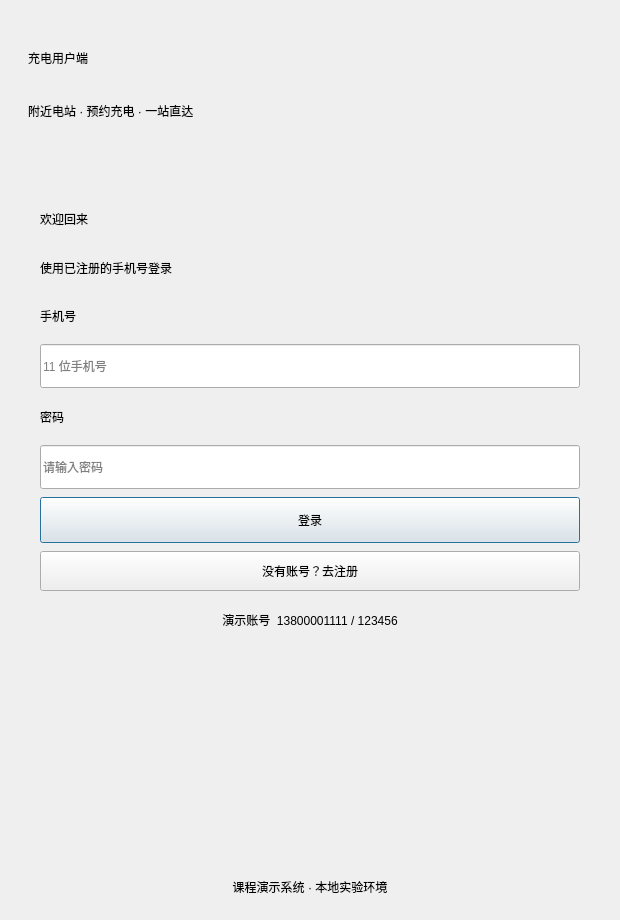
<?xml version="1.0" encoding="UTF-8"?>
<ui version="4.0">
 <class>LoginDialog</class>
 <widget class="QDialog" name="LoginDialog">
  <property name="geometry">
   <rect>
    <x>0</x>
    <y>0</y>
    <width>620</width>
    <height>920</height>
   </rect>
  </property>
  <property name="minimumSize">
   <size>
    <width>620</width>
    <height>920</height>
   </size>
  </property>
  <property name="maximumSize">
   <size>
    <width>620</width>
    <height>920</height>
   </size>
  </property>
  <property name="windowTitle">
   <string>用户登录</string>
  </property>
  <layout class="QVBoxLayout" name="outerLayout" stretch="0,1">
   <property name="spacing">
    <number>0</number>
   </property>
   <property name="leftMargin">
    <number>0</number>
   </property>
   <property name="topMargin">
    <number>0</number>
   </property>
   <property name="rightMargin">
    <number>0</number>
   </property>
   <property name="bottomMargin">
    <number>0</number>
   </property>
   <item>
    <widget class="QWidget" name="hero">
     <property name="minimumSize">
      <size>
       <width>0</width>
       <height>160</height>
      </size>
     </property>
     <layout class="QVBoxLayout" name="heroLayout">
     <property name="spacing">
      <number>10</number>
     </property>
     <property name="leftMargin">
      <number>28</number>
     </property>
     <property name="topMargin">
      <number>36</number>
     </property>
     <property name="rightMargin">
      <number>28</number>
     </property>
     <property name="bottomMargin">
      <number>28</number>
     </property>
     <item>
      <widget class="QLabel" name="titleLabel">
       <property name="text">
        <string>充电用户端</string>
       </property>
      </widget>
     </item>
     <item>
      <widget class="QLabel" name="heroSub">
       <property name="text">
        <string>附近电站 · 预约充电 · 一站直达</string>
       </property>
       <property name="wordWrap">
        <bool>true</bool>
       </property>
      </widget>
     </item>
    </layout>
    </widget>
   </item>
   <item>
    <widget class="QWidget" name="formWrap">
     <layout class="QVBoxLayout" name="formWrapLayout">
     <property name="leftMargin">
      <number>20</number>
     </property>
     <property name="topMargin">
      <number>20</number>
     </property>
     <property name="rightMargin">
      <number>20</number>
     </property>
     <property name="bottomMargin">
      <number>24</number>
     </property>
     <item>
      <widget class="QFrame" name="loginCard">
       <layout class="QVBoxLayout" name="cardLayout">
        <property name="spacing">
         <number>10</number>
        </property>
        <property name="leftMargin">
         <number>20</number>
        </property>
        <property name="topMargin">
         <number>18</number>
        </property>
        <property name="rightMargin">
         <number>20</number>
        </property>
        <property name="bottomMargin">
         <number>18</number>
        </property>
        <item>
         <widget class="QStackedWidget" name="stack">
          <property name="currentIndex">
           <number>0</number>
          </property>
          <widget class="QWidget" name="loginPage">
           <layout class="QVBoxLayout" name="loginLayout">
            <property name="spacing">
             <number>8</number>
            </property>
            <property name="leftMargin">
             <number>0</number>
            </property>
            <property name="topMargin">
             <number>0</number>
            </property>
            <property name="rightMargin">
             <number>0</number>
            </property>
            <property name="bottomMargin">
             <number>0</number>
            </property>
            <item>
             <widget class="QLabel" name="loginWelcome">
              <property name="text">
               <string>欢迎回来</string>
              </property>
             </widget>
            </item>
            <item>
             <widget class="QLabel" name="loginHint">
              <property name="text">
               <string>使用已注册的手机号登录</string>
              </property>
              <property name="wordWrap">
               <bool>true</bool>
              </property>
             </widget>
            </item>
            <item>
             <widget class="QLabel" name="phoneLabel">
              <property name="text">
               <string>手机号</string>
              </property>
             </widget>
            </item>
            <item>
             <widget class="QLineEdit" name="phoneEdit">
              <property name="minimumSize">
               <size>
                <width>0</width>
                <height>44</height>
               </size>
              </property>
              <property name="maxLength">
               <number>11</number>
              </property>
              <property name="placeholderText">
               <string>11 位手机号</string>
              </property>
             </widget>
            </item>
            <item>
             <widget class="QLabel" name="passwordLabel">
              <property name="text">
               <string>密码</string>
              </property>
             </widget>
            </item>
            <item>
             <widget class="QLineEdit" name="passwordEdit">
              <property name="minimumSize">
               <size>
                <width>0</width>
                <height>44</height>
               </size>
              </property>
              <property name="echoMode">
               <enum>QLineEdit::Password</enum>
              </property>
              <property name="placeholderText">
               <string>请输入密码</string>
              </property>
             </widget>
            </item>
            <item>
             <widget class="QPushButton" name="loginBtn">
              <property name="minimumSize">
               <size>
                <width>0</width>
                <height>46</height>
               </size>
              </property>
              <property name="text">
               <string>登录</string>
              </property>
             </widget>
            </item>
            <item>
             <widget class="QPushButton" name="toRegisterBtn">
              <property name="minimumSize">
               <size>
                <width>0</width>
                <height>40</height>
               </size>
              </property>
              <property name="text">
               <string>没有账号？去注册</string>
              </property>
             </widget>
            </item>
            <item>
             <widget class="QLabel" name="demoHint">
              <property name="text">
               <string>演示账号  13800001111 / 123456</string>
              </property>
              <property name="alignment">
               <set>Qt::AlignCenter</set>
              </property>
             </widget>
            </item>
           </layout>
          </widget>
          <widget class="QWidget" name="registerPage">
           <layout class="QVBoxLayout" name="regLayout">
            <property name="spacing">
             <number>8</number>
            </property>
            <property name="leftMargin">
             <number>0</number>
            </property>
            <property name="topMargin">
             <number>0</number>
            </property>
            <property name="rightMargin">
             <number>0</number>
            </property>
            <property name="bottomMargin">
             <number>0</number>
            </property>
            <item>
             <widget class="QLabel" name="regWelcome">
              <property name="text">
               <string>创建账号</string>
              </property>
             </widget>
            </item>
            <item>
             <widget class="QLabel" name="regHint">
              <property name="text">
               <string>填写手机号和密码创建账号</string>
              </property>
              <property name="wordWrap">
               <bool>true</bool>
              </property>
             </widget>
            </item>
            <item>
             <widget class="QLabel" name="regPhoneLabel">
              <property name="text">
               <string>手机号</string>
              </property>
             </widget>
            </item>
            <item>
             <widget class="QLineEdit" name="regPhoneEdit">
              <property name="minimumSize">
               <size>
                <width>0</width>
                <height>40</height>
               </size>
              </property>
              <property name="maxLength">
               <number>11</number>
              </property>
              <property name="placeholderText">
               <string>11 位手机号</string>
              </property>
             </widget>
            </item>
            <item>
             <widget class="QLabel" name="regNicknameLabel">
              <property name="text">
               <string>昵称</string>
              </property>
             </widget>
            </item>
            <item>
             <widget class="QLineEdit" name="regNicknameEdit">
              <property name="minimumSize">
               <size>
                <width>0</width>
                <height>40</height>
               </size>
              </property>
              <property name="placeholderText">
               <string>可选</string>
              </property>
             </widget>
            </item>
            <item>
             <widget class="QLabel" name="regPasswordLabel">
              <property name="text">
               <string>密码</string>
              </property>
             </widget>
            </item>
            <item>
             <widget class="QLineEdit" name="regPasswordEdit">
              <property name="minimumSize">
               <size>
                <width>0</width>
                <height>40</height>
               </size>
              </property>
              <property name="echoMode">
               <enum>QLineEdit::Password</enum>
              </property>
              <property name="placeholderText">
               <string>至少 6 位</string>
              </property>
             </widget>
            </item>
            <item>
             <widget class="QLabel" name="regConfirmLabel">
              <property name="text">
               <string>确认密码</string>
              </property>
             </widget>
            </item>
            <item>
             <widget class="QLineEdit" name="regConfirmEdit">
              <property name="minimumSize">
               <size>
                <width>0</width>
                <height>40</height>
               </size>
              </property>
              <property name="echoMode">
               <enum>QLineEdit::Password</enum>
              </property>
              <property name="placeholderText">
               <string>再次输入密码</string>
              </property>
             </widget>
            </item>
            <item>
             <widget class="QPushButton" name="regBtn">
              <property name="minimumSize">
               <size>
                <width>0</width>
                <height>46</height>
               </size>
              </property>
              <property name="text">
               <string>注册并登录</string>
              </property>
             </widget>
            </item>
            <item>
             <widget class="QPushButton" name="toLoginBtn">
              <property name="minimumSize">
               <size>
                <width>0</width>
                <height>40</height>
               </size>
              </property>
              <property name="text">
               <string>已有账号？去登录</string>
              </property>
             </widget>
            </item>
           </layout>
          </widget>
         </widget>
        </item>
       </layout>
      </widget>
     </item>
     <item>
      <spacer name="formStretch">
       <property name="orientation">
        <enum>Qt::Vertical</enum>
       </property>
       <property name="sizeHint" stdset="0">
        <size>
         <width>20</width>
         <height>12</height>
        </size>
       </property>
      </spacer>
     </item>
     <item>
      <widget class="QLabel" name="footerHint">
       <property name="text">
        <string>课程演示系统 · 本地实验环境</string>
       </property>
       <property name="alignment">
        <set>Qt::AlignCenter</set>
       </property>
      </widget>
     </item>
    </layout>
    </widget>
   </item>
  </layout>
 </widget>
 <resources/>
 <connections/>
</ui>
